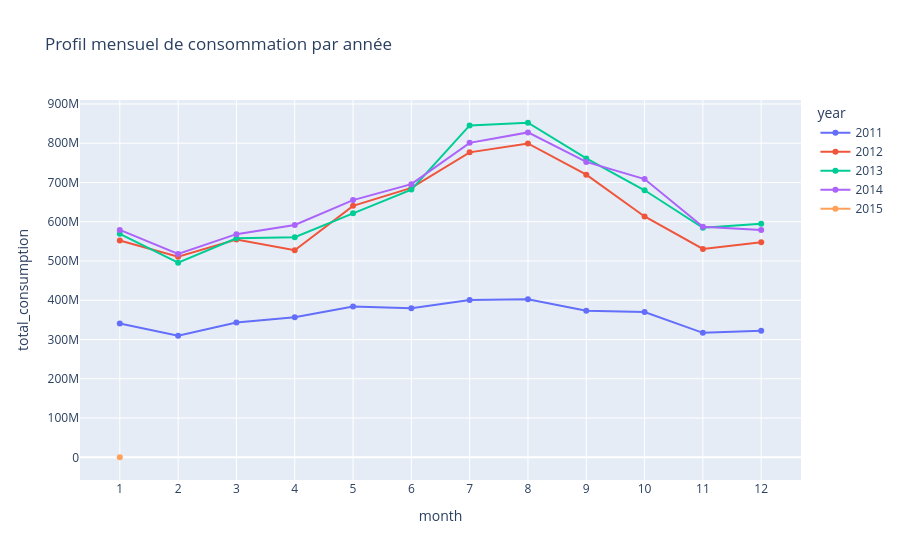

Here is the notebook cell this chart was saved with:
### Markdown cell above
## 6. Comparaison des années

Une visualisation par mois permet de comparer les profils saisonniers entre années.

### Code cell
monthly_global = global_load.resample("MS").sum().to_frame()
monthly_global["year"] = monthly_global.index.year
monthly_global["month"] = monthly_global.index.month

fig = px.line(
    monthly_global.reset_index(),
    x="month",
    y="total_consumption",
    color="year",
    markers=True,
    title="Profil mensuel de consommation par année",
)
fig.update_xaxes(dtick=1)
fig.show()

### Figure 1 — Plotly figure (JSON) as saved in the notebook; plotly's stock layout.template omitted (floating-point values rounded to 4 significant figures)
{"data": [{"hovertemplate": "year=2011<br>month=%{x}<br>total_consumption=%{y}<extra></extra>", "legendgroup": "2011", "line": {"color": "#636efa", "dash": "solid"}, "marker": {"symbol": "circle"}, "mode": "lines+markers", "name": "2011", "orientation": "v", "showlegend": true, "type": "scatter", "x": [1, 2, 3, 4, 5, 6, 7, 8, 9, 10, 11, 12], "xaxis": "x", "y": [341000000.0, 309900000.0, 343100000.0, 356800000.0, 384200000.0, 379700000.0, 400400000.0, 402600000.0, 373200000.0, 369900000.0, 317000000.0, 322000000.0], "yaxis": "y"}, {"hovertemplate": "year=2012<br>month=%{x}<br>total_consumption=%{y}<extra></extra>", "legendgroup": "2012", "line": {"color": "#EF553B", "dash": "solid"}, "marker": {"symbol": "circle"}, "mode": "lines+markers", "name": "2012", "orientation": "v", "showlegend": true, "type": "scatter", "x": [1, 2, 3, 4, 5, 6, 7, 8, 9, 10, 11, 12], "xaxis": "x", "y": [552400000.0, 511100000.0, 554900000.0, 527400000.0, 640500000.0, 686100000.0, 776700000.0, 799400000.0, 719900000.0, 613400000.0, 530700000.0, 547700000.0], "yaxis": "y"}, {"hovertemplate": "year=2013<br>month=%{x}<br>total_consumption=%{y}<extra></extra>", "legendgroup": "2013", "line": {"color": "#00cc96", "dash": "solid"}, "marker": {"symbol": "circle"}, "mode": "lines+markers", "name": "2013", "orientation": "v", "showlegend": true, "type": "scatter", "x": [1, 2, 3, 4, 5, 6, 7, 8, 9, 10, 11, 12], "xaxis": "x", "y": [569200000.0, 495800000.0, 557800000.0, 560400000.0, 621300000.0, 681900000.0, 845300000.0, 852100000.0, 761300000.0, 680100000.0, 584500000.0, 595000000.0], "yaxis": "y"}, {"hovertemplate": "year=2014<br>month=%{x}<br>total_consumption=%{y}<extra></extra>", "legendgroup": "2014", "line": {"color": "#ab63fa", "dash": "solid"}, "marker": {"symbol": "circle"}, "mode": "lines+markers", "name": "2014", "orientation": "v", "showlegend": true, "type": "scatter", "x": [1, 2, 3, 4, 5, 6, 7, 8, 9, 10, 11, 12], "xaxis": "x", "y": [579200000.0, 518000000.0, 568300000.0, 591600000.0, 655100000.0, 695600000.0, 801000000.0, 827500000.0, 752400000.0, 708600000.0, 587100000.0, 578900000.0], "yaxis": "y"}, {"hovertemplate": "year=2015<br>month=%{x}<br>total_consumption=%{y}<extra></extra>", "legendgroup": "2015", "line": {"color": "#FFA15A", "dash": "solid"}, "marker": {"symbol": "circle"}, "mode": "lines+markers", "name": "2015", "orientation": "v", "showlegend": true, "type": "scatter", "x": [1], "xaxis": "x", "y": [124200.0], "yaxis": "y"}], "layout": {"legend": {"title": {"text": "year"}, "tracegroupgap": 0}, "title": {"text": "Profil mensuel de consommation par année"}, "xaxis": {"anchor": "y", "domain": [0, 1], "dtick": 1, "title": {"text": "month"}}, "yaxis": {"anchor": "x", "domain": [0, 1], "title": {"text": "total_consumption"}}}}
